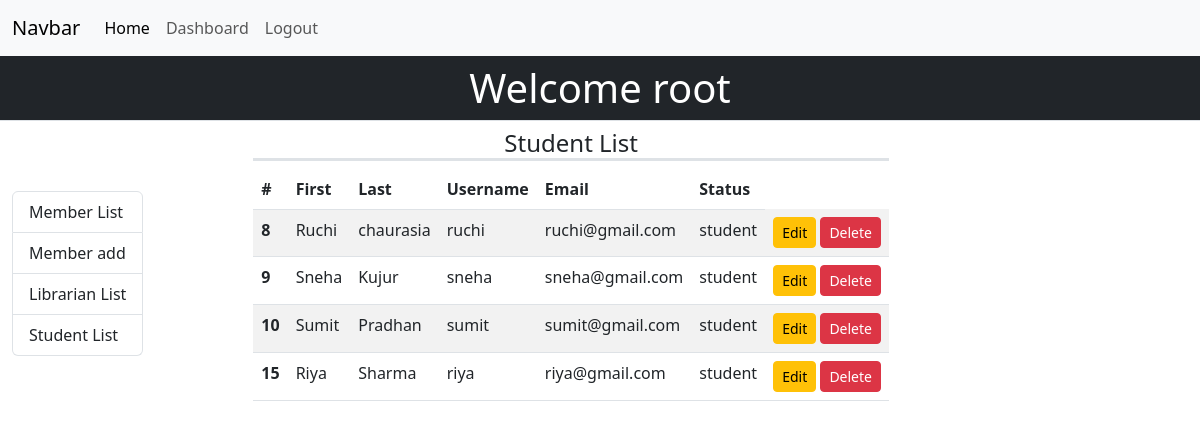
Page /admin-student-list (signed in) on the committed database.
### lms_site/models.py (models this page shows)
class LMS_USERS(AbstractUser):
    USER_STATUS = [
        ('admin', 'Admin'),
        ('librarian', 'Librarian'),
        ('student', 'Student'),
    ]
    status = models.CharField(
        max_length=20, choices=USER_STATUS, default='student')

### lms_site/views.py (the view)
# urls.py: path('admin-student-list', views.admin_student_list,
def admin_student_list(request):
    user_list = models.LMS_USERS.objects.filter(status="student")
    return render(request, 'lms_site/admin_student_list.html', locals())

### lms_site/templates/lms_site/admin_student_list.html (shortened to what this page needs)
{% extends 'lms_site/admin_dashboard.html' %}
{% block main %}
<div class="container-fluid">
  <h4 class="text-center border-bottom border-3">Student List</h4>
  <table class="table table-striped">
    <thead>
      <tr>
        <th scope="col">#</th>
        <th scope="col">First</th>
        <th scope="col">Last</th>
        <th scope="col">Username</th>
        <th scope="col">Email</th>
        <th scope="col">Status</th>
      </tr>
    </thead>
    <tbody>
      {% for user in user_list %}
      <tr>
        <th scope="row">{{ user.id }}</th>
        <td>{{ user.first_name }}</td>
        <td>{{ user.last_name}}</td>
        <td>{{ user.username }}</td>
        <td>{{ user.email }}</td>
        <td>{{ user.status }}</td>
        <td>
          <a href="{% url 'admin_member_update' user.id %}" class="btn btn-sm btn-warning">Edit</a>
          <form class="d-inline" action="{% url 'admin_member_delete' user.id %}" method="post">
            <input type="submit" value="Delete" class="btn btn-danger btn-sm">
          </form>
        </td>
      </tr>
      {% endfor %}
    </tbody>
  </table>
</div>
{% endblock main %}

### lms_site/templates/lms_site/admin_dashboard.html (shortened to what this page needs)
{% extends 'lms_site/base.html' %}
{% block content %}
  {% if user.is_authenticated %}
   <h1 class="text-center border-bottom p-2 bg-dark text-white">Welcome {{ user.username }}</h1>
    <div class="container-fluid">
      <div class="row">
        <div class="d-flex flex-row align-items-center">
          <aside>
            <div class="list-group">
              <a href="{% url 'admin_member_list' %}" class="list-group-item list-group-item-action" aria-current="true">
                Member List
              </a>
              <a href="{% url 'admin_member_add' %}" class="list-group-item list-group-item-action">Member add</a>
              <a href="{% url 'admin_librarian_list' %}" class="list-group-item list-group-item-action">Librarian List</a>
              <a href="{% url 'admin_student_list' %}" class="list-group-item list-group-item-action">Student List</a>
            </div>
          </aside>
          <main class="offset-1">
            {% block main %}{% endblock main %}
          </main>
        </div>
      </div>
    </div>
  {% else %}
    Welcome to Homepage
  {% endif %}
{% endblock content %}

### rows in the picture
LMS_USERS: username "root"
LMS_USERS: id "8", first_name "Ruchi", last_name "chaurasia", username "ruchi", email "ruchi@gmail.com", status "student"
LMS_USERS: id "9", first_name "Sneha", last_name "Kujur", username "sneha", email "sneha@gmail.com", status "student"
LMS_USERS: id "10", first_name "Sumit", last_name "Pradhan", username "sumit", email "sumit@gmail.com", status "student"
LMS_USERS: id "15", first_name "Riya", last_name "Sharma", username "riya", email "riya@gmail.com", status "student"
